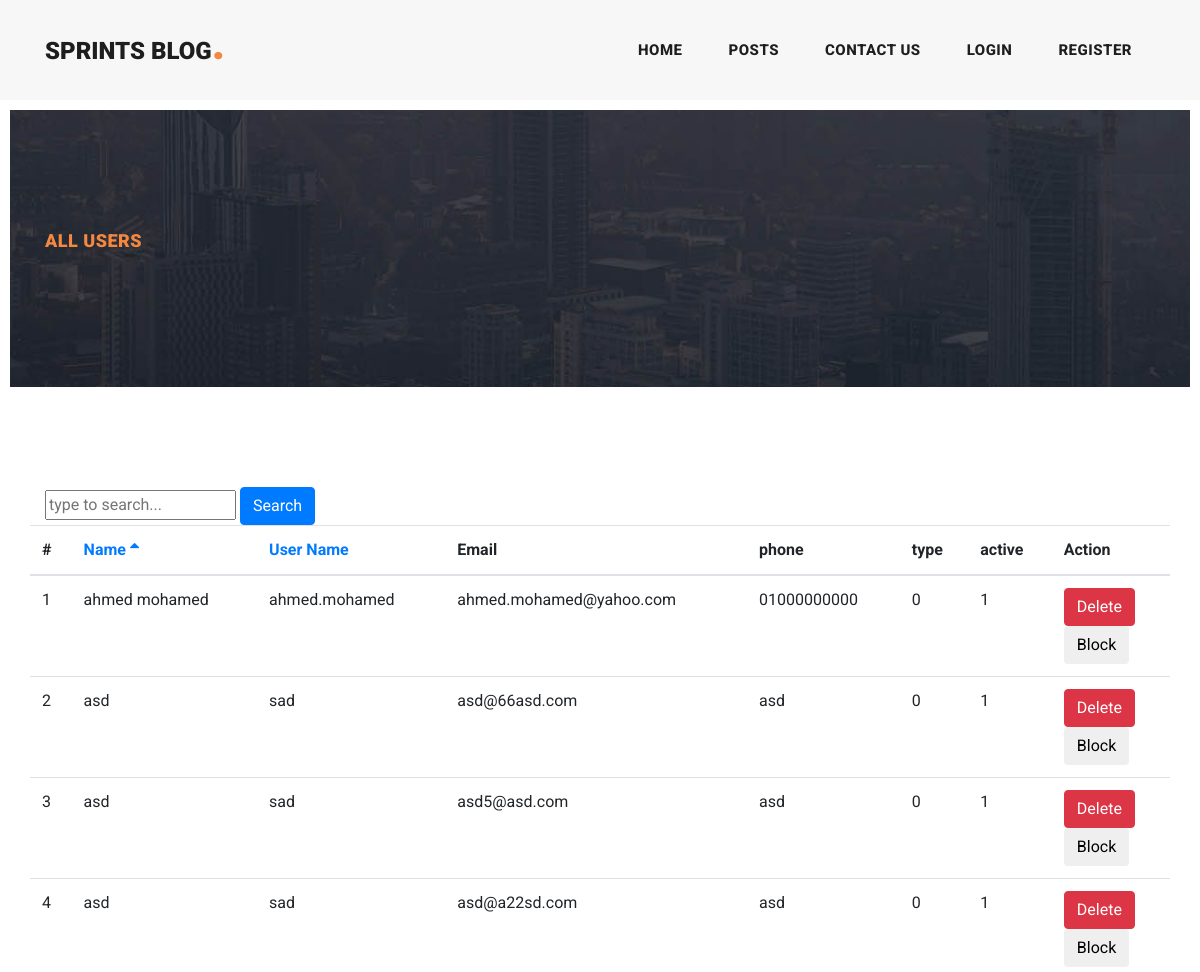
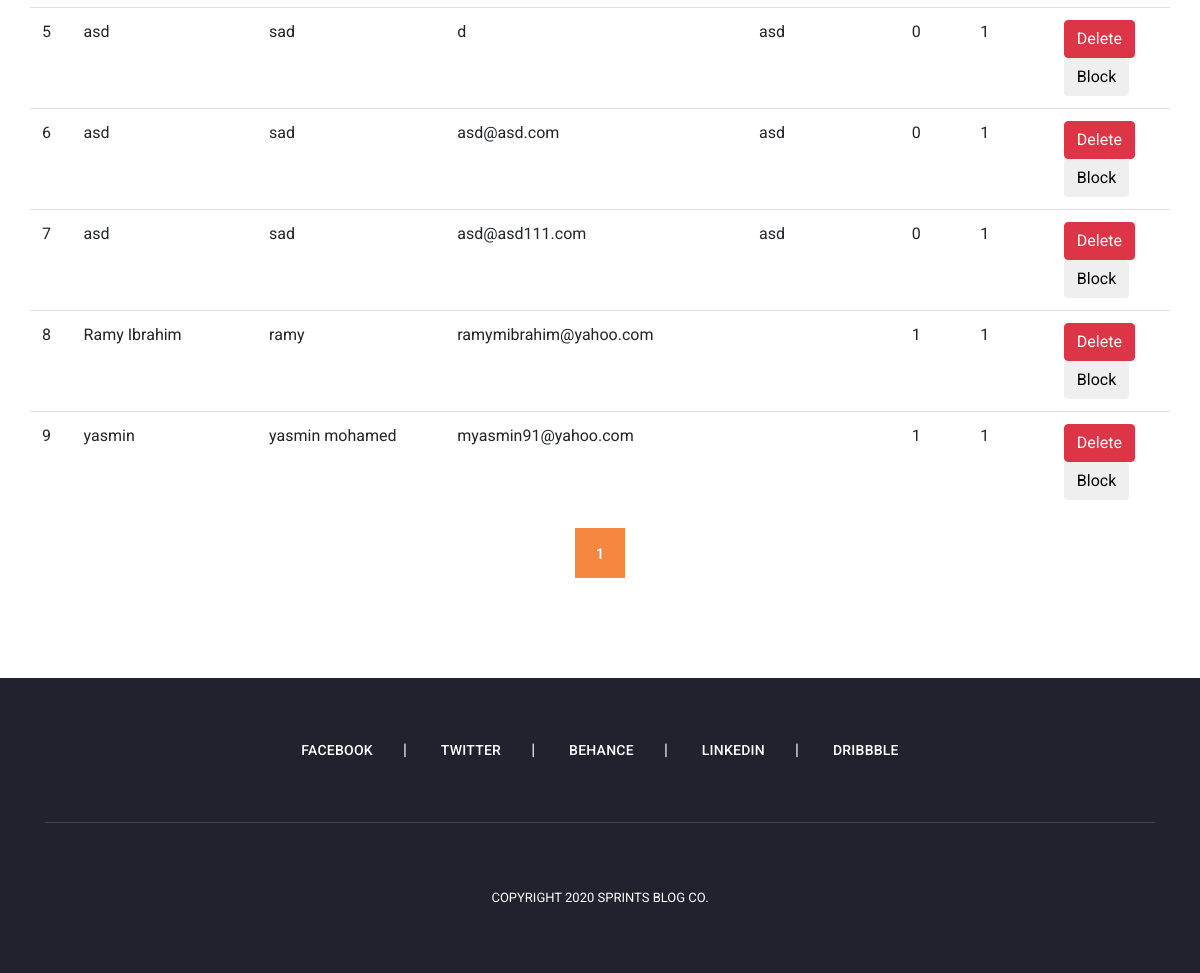
The page /users/index.php on the database its author committed (2 pictures, top to bottom).
### tables this page shows
CREATE TABLE `users` (
  `id` bigint(20) UNSIGNED NOT NULL,
  `name` varchar(500) NOT NULL,
  `username` varchar(255) NOT NULL,
  `password` varchar(255) NOT NULL,
  `email` varchar(255) NOT NULL,
  `phone` varchar(50) DEFAULT NULL,
  `type` tinyint(4) NOT NULL DEFAULT 0,
  `active` tinyint(1) NOT NULL DEFAULT 1
);

### logic/users.php (called while the page is built, shortened)
<?php
require_once(BASE_PATH . '/dal/basic_dal.php');
function getAllUsers(
    $page_size,
    $page = 1,
    $q = null,
    $order_field = "name",
    $order_by = "desc",
    $block_by_user_id = null
) {
    $offset = ($page - 1) * $page_size;
    $types = '';
    $vals = [];
    $sql = "SELECT * FROM users WHERE 1=1";
    $sql .= " ORDER BY $order_field $order_by limit $offset,$page_size";
    $users =  getRows($sql,$types, $vals);
    for ($i = 0; $i < count($users); $i++) {
        if ($block_by_user_id) {
            $users[$i]['block_by_me'] = getIfBlockedByMe($users[$i]['id'], $block_by_user_id);
        } else
            $users[$i]['block_by_me'] = false;
    }
    return $users;
}
function getUsersCount()
{
    $sql = "SELECT count(0) as cnt FROM users";
        return  getRow($sql)['cnt'];
}
?>

### dal/basic_dal.php (called while the page is built, shortened)
<?php
function getConnection()
{
    $conn = mysqli_connect('localhost', 'root', '', 'blog');
    mysqli_query($conn, "SET CHARACTER SET utf-8");
    return $conn;
}
function getRows($sql, $types = null, $vals = null)
{
    $results = [];
    $conn = getConnection();
    if ($conn) {
        if ($types && $vals) {
            $stmt = mysqli_prepare($conn, $sql);
            mysqli_stmt_bind_param($stmt, $types, ...$vals);
            mysqli_stmt_execute($stmt);
            $query = mysqli_stmt_get_result($stmt);
            mysqli_stmt_close($stmt);
        } else {
            $query = mysqli_query($conn, $sql);
        }
        while (($row = mysqli_fetch_assoc($query)) != null) {
            array_push($results, $row);
        }
    }
    return $results;
}
function getRow($sql, $types = null, $vals = null)
{
    $results = getRows($sql, $types, $vals);
    if (count($results) > 0)
        return $results[0];
    return null;
}

### users/index.php (the view, shortened to what this page needs)
<?php
require_once(BASE_PATH . '/logic/users.php');
require_once(BASE_PATH . '/layout/header.php');
$page = isset($_REQUEST['page']) ? $_REQUEST['page'] : 1;
$page_size = 10;
$order_field = isset($_REQUEST['order_field']) ? $_REQUEST['order_field'] : 'name';
$order_by = isset($_REQUEST['order_by']) ? $_REQUEST['order_by'] : 'asc';
$q = isset($_REQUEST['q']) ? $_REQUEST['q'] : '';
function getUrl($page, $q, $order_field, $order_by)
{
    return "index.php?page=$page&q=$q&order_field=$order_field&order_by=$order_by";
}
function getSortingUrl($field, $oldOrderField, $oldOrderBy, $q)
{
    if ($field == $oldOrderField && $oldOrderBy == 'asc') {
        return "index.php?page=1&q=$q&order_field=$field&order_by=desc";
    }
    return  "index.php?page=1&q=$q&order_field=$field&order_by=asc";
}
function getSortFlag($field, $oldOrderField, $oldOrderBy)
{
    if ($field == $oldOrderField && $oldOrderBy == 'asc') {
        return "<i class='fa fa-sort-up'></i>";
    }
    return  "";
}
function getUserId()
{
    return 0;
}
$users = getAllUsers($page_size,$page,$q,$order_field,$order_by,getUserId());
$page_count = ceil(getUsersCount() / $page_size);
?>
<div class="heading-page header-text">
    <section class="page-heading">
        <div class="container">
            <div class="row">
                <div class="col-lg-12">
                    <div class="text-content">
                        <h4>ALL Users</h4>
                    </div>
                </div>
            </div>
        </div>
    </section>
</div>
<section class="blog-posts">
    <div class="container">
        <div class="row">
            <div class="col-lg-12">
                <div class="all-blog-posts">
                    <div class="row">
                        <div class="col-lg-12">
                            <div class="sidebar-item search">
                                <form id="search_form" name="gs" method="GET" action="<?= BASE_URL . 'users/index.php' ?>">
                                    <input type="text" value="<?= isset($_REQUEST['q']) ? $_REQUEST['q'] : '' ?>" name="q" class="searchText" placeholder="type to search..." autocomplete="on">
                                    <button type='submit' class='btn btn-primary'>Search</button>
                                </form>
                            </div>
                        </div>
                        <table class="table">
                            <thead>
                                <tr>
                                    <th>#</th>
                                    <th><a href="<?= getSortingUrl('name',  $order_field, $order_by,$q) ?>">Name <?= getSortFlag('name', $order_field, $order_by) ?></a></th>
                                    <th><a href="<?= getSortingUrl('username', $order_field, $order_by, $q) ?>">User Name <?= getSortFlag('username', $order_field, $order_by) ?></a></th>
                                    <th>Email</th>
                                    <th>phone</th>
                                    <th>type</th>
                                    <th>active</th>
                                    <th>Action</th>
                                </tr>
                            </thead>
                            <tbody>
                                <?php
                                $i = 1;
                                foreach ($users as $user) {
                                    $blockID="block_btn_".$user['id'];
                                    $blockDISPLAY=!$user['block_by_me'] ? "block" : "none" ;
                                    $unblockID="unblock_btn_".$user['id'];
                                    $unblockDISPLAY=!$user['block_by_me'] ? "none" : "block" ;
                                    echo "<tr>
                                    <td>$i</td>
                                    <td>{$user['name']}</td>
                                    <td>{$user['username']}</td>
                                    <td>{$user['email']}</td>
                                    <td>{$user['phone']}</td>
                                    <td>{$user['type']}</td>
                                    <td>{$user['active']}</td>
                                    <td>
                                    <a onclick='return confirm(\"Are you sure ?\")' href='delete.php?id={$user['id']}' class='btn btn-danger'>Delete</a>
                                    <button id={$blockID} class ='btn' type='button' onclick='blockUser({$user['id']})' style='display:{$blockDISPLAY}'>Block</button>
                                    <button id={$unblockID} class ='btn' type='button' onclick='unblockUser({$user['id']})' style='display:{$unblockDISPLAY}'>unBlock</button>
                                    </td></tr>";
                                    $i++;
                                }
                                ?>
                            </tbody>
                        </table>
                    </div>
                    <div class="col-lg-12">
                        <ul class="page-numbers">
                            <?php
                            for ($i = 1; $i <= $page_count; $i++) {
                                $url = getUrl($i, $q, $order_field, $order_by);
                                echo "<li class=" . ($i == $page ? "active" : "") . "><a href='{$url}'>{$i}</a></li>";
                            }
                            ?>
                        </ul>
                    </div>
                </div>
            </div>
        </div>
    </div>
</section>
<?php require_once(BASE_PATH . '/layout/footer.php') ?>

### assets/css/templatemo-stand-blog.css (style rules this page uses)
body { font-family: 'Roboto', sans-serif; overflow-x: hidden; text-rendering: optimizeLegibility; -webkit-font-smoothing: antialiased; -moz-osx-font-smoothing: grayscale; }
a { text-decoration: none!important; }
ul { padding: 0; margin: 0; list-style: none; }
h1, h2, h3, h4, h5, h6 { margin: 0px; }
.heading-page { padding-top: 110px; }
.page-heading { margin: 0px 10px; padding: 120px 0px; text-align: left; background-position: center center; background-repeat: no-repeat; background-size: cover; background-image: url(../images/heading-bg.jpg); }
.page-heading .text-content h4 { color: #f48840; font-size: 18px; text-transform: uppercase; font-weight: 900; letter-spacing: 0.5px; margin-bottom: 15px; }
.blog-posts { margin-top: 100px; }
ul.page-numbers { text-align: center; }
ul.page-numbers li { display: inline-block; margin: 0px 5px; }
ul.page-numbers li a { width: 50px; height: 50px; display: inline-block; text-align: center; line-height: 50px; font-size: 15px; color: #7a7a7a; border: 1px solid #eee; font-weight: 500; transition: all 0.3s; }
ul.page-numbers li.active a { background-color: #f48840; border-color: #f48840; color: #fff; }

### rows shown on the page
users: name "ahmed mohamed", username "ahmed.mohamed", email "ahmed.mohamed@yahoo.com", phone "01000000000", type "0", active "1"
users: name "asd", username "sad", email "asd@66asd.com", phone "asd", type "0", active "1"
users: name "asd", username "sad", email "asd5@asd.com", phone "asd", type "0", active "1"
users: name "asd", username "sad", email "asd@a22sd.com", phone "asd", type "0", active "1"
users: name "asd", username "sad", email "d", phone "asd", type "0", active "1"
users: name "asd", username "sad", email "asd@asd.com", phone "asd", type "0", active "1"
users: name "asd", username "sad", email "asd@asd111.com", phone "asd", type "0", active "1"
users: name "Ramy Ibrahim", username "ramy", email "ramymibrahim@yahoo.com", type "1", active "1"
users: name "yasmin", username "yasmin mohamed", email "myasmin91@yahoo.com", type "1", active "1"
